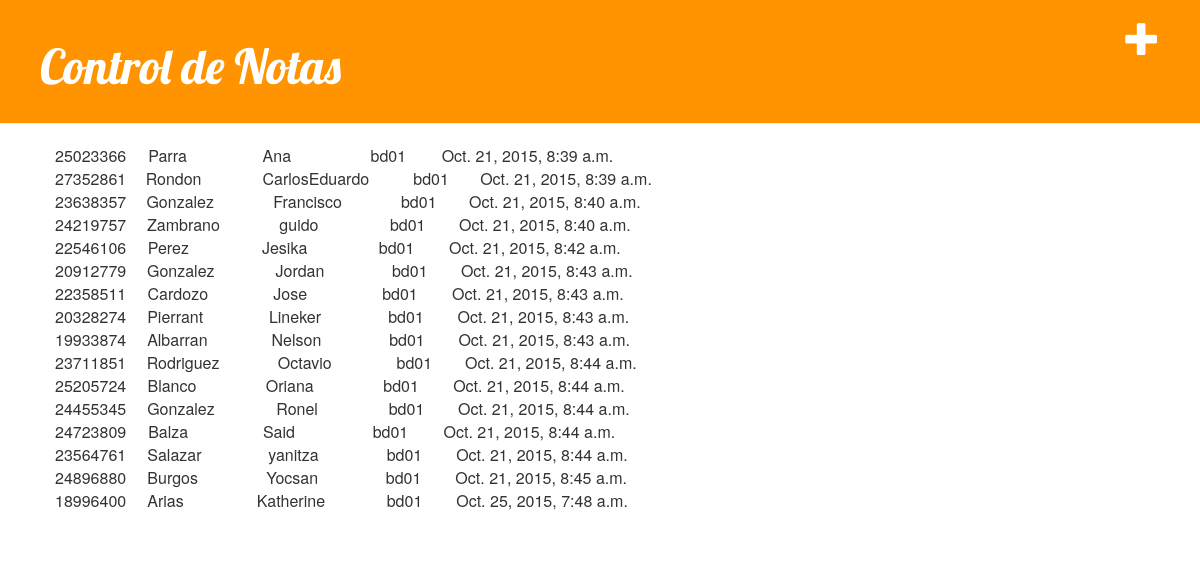
The page /bada1 on the database its author committed.
### blog/models.py (models this page shows, shortened)
class Inscripcion(models.Model):
    alumno  = models.ForeignKey(Alumno)
    seccion = models.ForeignKey(Seccion)
    fecha =   models.DateTimeField(blank=True, null=True)

class Alumno(models.Model):
    cedula   = models.IntegerField(unique=True)
    nombre   = models.CharField(max_length=25)
    apellido = models.CharField(max_length=25)
    email    = models.EmailField(default='a@a.com')

class Seccion(models.Model):
    materia = models.ForeignKey(Materia)
    aula = models.ForeignKey(Aula)
    seccion = models.CharField(max_length=10)
    def __str__(self):
        return self.seccion

### blog/views.py (the view)
# urls.py: url(r'^bada1',                      views.inscripcion_bada1),
def inscripcion_bada1(request):
    inscripciones = Inscripcion.objects.filter(seccion = 1).order_by('alumno')
    return render(request,'blog/inscripcion_list.html',{'inscripciones':inscripciones})

### blog/templates/blog/inscripcion_list.html
{% extends "blog/base.html" %}
    {% block content %}
        {% for inscripcion in inscripciones %}
                <table>
                  <tr>
                    <td width="130"> {{ inscripcion.alumno.cedula }}</td>
                    <td width="240"> {{ inscripcion.alumno.apellido }}</td>
                    <td width="240"> {{ inscripcion.alumno.nombre }} </td>
                    <td width="130"> {{ inscripcion.seccion }} </td>
                    <td width="900"> {{ inscripcion.fecha }} </td>
                  </tr>
             </table>
        {% endfor %}
        <a href="{% url "blog.views.alumn_list" %}" class="top-menu"><span class="glyphicon glyphicon-plus"></span></a>
    {% endblock content %}

### blog/static/css/blog.css (style rules this page uses)
.top-menu, .top-menu:hover, .top-menu:visited { color: #ffffff; float: right; font-size: 26pt; margin-right: 20px; }

### rows shown on the page
Inscripcion: alumno.cedula "25023366", alumno.apellido "Parra", alumno.nombre "Ana", seccion "bd01", fecha "Oct. 21, 2015, 8:39 a.m."
Inscripcion: alumno.cedula "27352861", alumno.apellido "Rondon", alumno.nombre "CarlosEduardo", seccion "bd01", fecha "Oct. 21, 2015, 8:39 a.m."
Inscripcion: alumno.cedula "23638357", alumno.apellido "Gonzalez", alumno.nombre "Francisco", seccion "bd01", fecha "Oct. 21, 2015, 8:40 a.m."
Inscripcion: alumno.cedula "24219757", alumno.apellido "Zambrano", alumno.nombre "guido", seccion "bd01", fecha "Oct. 21, 2015, 8:40 a.m."
Inscripcion: alumno.cedula "22546106", alumno.apellido "Perez", alumno.nombre "Jesika", seccion "bd01", fecha "Oct. 21, 2015, 8:42 a.m."
Inscripcion: alumno.cedula "20912779", alumno.apellido "Gonzalez", alumno.nombre "Jordan", seccion "bd01", fecha "Oct. 21, 2015, 8:43 a.m."
Inscripcion: alumno.cedula "22358511", alumno.apellido "Cardozo", alumno.nombre "Jose", seccion "bd01", fecha "Oct. 21, 2015, 8:43 a.m."
Inscripcion: alumno.cedula "20328274", alumno.apellido "Pierrant", alumno.nombre "Lineker", seccion "bd01", fecha "Oct. 21, 2015, 8:43 a.m."
Inscripcion: alumno.cedula "19933874", alumno.apellido "Albarran", alumno.nombre "Nelson", seccion "bd01", fecha "Oct. 21, 2015, 8:43 a.m."
Inscripcion: alumno.cedula "23711851", alumno.apellido "Rodriguez", alumno.nombre "Octavio", seccion "bd01", fecha "Oct. 21, 2015, 8:44 a.m."
Inscripcion: alumno.cedula "25205724", alumno.apellido "Blanco", alumno.nombre "Oriana", seccion "bd01", fecha "Oct. 21, 2015, 8:44 a.m."
Inscripcion: alumno.cedula "24455345", alumno.apellido "Gonzalez", alumno.nombre "Ronel", seccion "bd01", fecha "Oct. 21, 2015, 8:44 a.m."
Inscripcion: alumno.cedula "24723809", alumno.apellido "Balza", alumno.nombre "Said", seccion "bd01", fecha "Oct. 21, 2015, 8:44 a.m."
Inscripcion: alumno.cedula "23564761", alumno.apellido "Salazar", alumno.nombre "yanitza", seccion "bd01", fecha "Oct. 21, 2015, 8:44 a.m."
Inscripcion: alumno.cedula "24896880", alumno.apellido "Burgos", alumno.nombre "Yocsan", seccion "bd01", fecha "Oct. 21, 2015, 8:45 a.m."
Inscripcion: alumno.cedula "18996400", alumno.apellido "Arias", alumno.nombre "Katherine", seccion "bd01", fecha "Oct. 25, 2015, 7:48 a.m."
